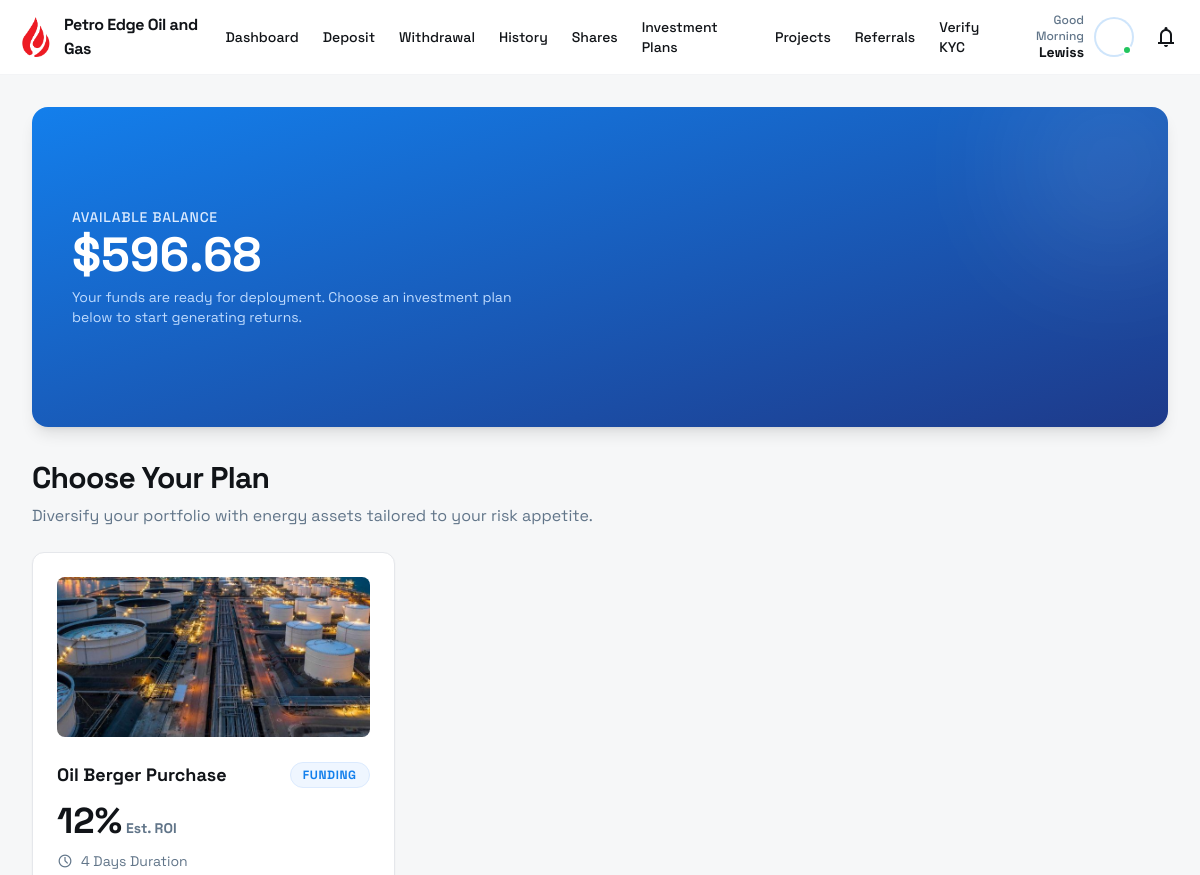
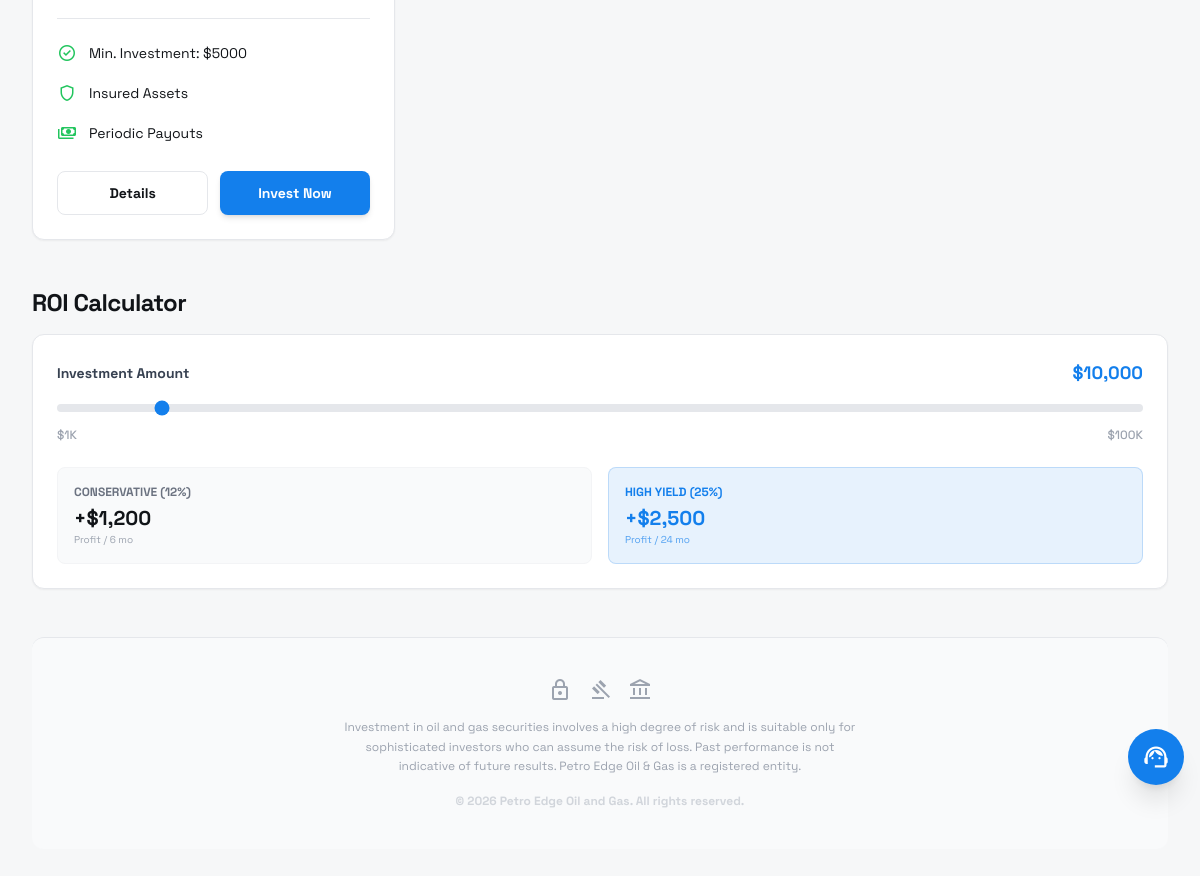
The app's page /investment-plan/ (signed in) with its own data (2 pictures, top to bottom).
### core_app/models.py (models this page shows, shortened)
class Account(models.Model):
    user = models.OneToOneField(User, on_delete=models.CASCADE, related_name='account')
    balance = models.DecimalField(max_digits=12, decimal_places=2, default=0.00)
    trading_balance = models.DecimalField(max_digits=12, decimal_places=2, default=0.00,
                                          help_text="Balance from shares/bonds profits")
    account_number = models.CharField(max_length=12, unique=True, editable=False)
    referral_code = models.CharField(max_length=10, unique=True, blank=True, null=True)
    referred_by = models.ForeignKey('self', on_delete=models.SET_NULL, null=True, blank=True, related_name='referrals')
    referral_earnings = models.DecimalField(max_digits=12, decimal_places=2, default=0.00,
                                            help_text="Total earnings from referral bonuses")
    created_at = models.DateTimeField(auto_now_add=True)
    updated_at = models.DateTimeField(auto_now=True)

class Project(models.Model):
    STATUS_CHOICES = (
        ('funding', 'Funding'),
        ('active', 'Active'),
        ('completed', 'Completed'),
    )
    title = models.CharField(max_length=200)
    description = models.TextField()
    min_investment = models.DecimalField(max_digits=12, decimal_places=2)
    return_rate = models.DecimalField(max_digits=5, decimal_places=2, help_text="Percentage return (e.g. 15.00)")
    duration_days = models.IntegerField(help_text="Duration in days")
    status = models.CharField(max_length=20, choices=STATUS_CHOICES, default='funding')
    image = models.ImageField(upload_to='projects/', blank=True, null=True)
    created_at = models.DateTimeField(auto_now_add=True)

### core_app/views.py (the view)
# urls.py: path('investment-plan/', views.investment_plan, name='investment_plan'),
@login_required
def investment_plan(request):
    account = request.user.account
    projects = Project.objects.filter(status='funding')
    payment_methods = PaymentMethod.objects.filter(is_active=True)
    return render(request, 'investment-plan.html', {
        'projects': projects,
        'payment_methods': payment_methods,
        'account': account
    })

### core_app/templates/investment-plan.html (shortened to what this page needs)
{% extends 'base_dashboard.html' %}
{% block content %}
     <main class="w-full max-w-7xl mx-auto md:p-6 lg:p-8">
        <div class="relative w-full h-[220px] md:h-[320px] bg-gradient-to-br from-primary to-blue-900 flex flex-col justify-center overflow-hidden md:rounded-2xl shadow-lg mb-8 p-6 md:p-10 text-white">
            <div class="relative z-10">
                <p class="text-blue-100 text-sm font-medium mb-1 uppercase tracking-wider">Available Balance</p>
                <h1 class="text-4xl md:text-5xl font-black mb-2">${{ account.balance|floatformat:2 }}</h1>
                <p class="text-blue-200 text-xs md:text-sm max-w-md">Your funds are ready for deployment. Choose an investment plan below to start generating returns.</p>
            </div>
            <div class="absolute top-0 right-0 -mt-10 -mr-10 w-48 h-48 bg-white/10 rounded-full blur-3xl"></div>
        </div>
        <div class="px-4 md:px-0 mb-6">
            <h2 class="text-text-main-light dark:text-text-main-dark tracking-tight text-3xl font-bold leading-tight">Choose Your Plan</h2>
            <p class="text-text-sec-light dark:text-text-sec-dark text-sm md:text-base mt-2">Diversify your portfolio with energy assets tailored to your risk appetite.</p>
        </div>
        <div class="grid grid-cols-1 md:grid-cols-2 lg:grid-cols-3 gap-6 px-4 md:px-0 mb-12">
            {% for project in projects %}
            <div class="flex flex-1 flex-col gap-4 rounded-xl border border-solid border-gray-200 dark:border-gray-700 bg-surface-light dark:bg-surface-dark p-6 shadow-sm hover:shadow-lg transition-shadow">
                {% if project.image %}
                    <img src="{{ project.image.url }}" alt="{{ project.title }}" class="w-full h-40 object-cover rounded-lg mb-2">
                {% endif %}
                <div class="flex flex-col gap-2">
                    <div class="flex items-center justify-between">
                        <h3 class="text-text-main-light dark:text-text-main-dark text-lg font-bold">{{ project.title }}</h3>
                        <span class="text-primary text-xs font-bold uppercase tracking-wider rounded-full bg-blue-50 dark:bg-blue-900/30 px-3 py-1 border border-blue-100 dark:border-blue-800">{{ project.status|title }}</span>
                    </div>
                    <div class="flex items-baseline gap-1 mt-1">
                        <span class="text-text-main-light dark:text-text-main-dark text-4xl font-black">{{ project.return_rate|floatformat:0 }}%</span>
                        <span class="text-text-sec-light dark:text-text-sec-dark text-sm font-bold">Est. ROI</span>
                    </div>
                    <div class="flex items-center gap-2 text-sm text-text-sec-light dark:text-text-sec-dark">
                        <span class="material-symbols-outlined text-base">schedule</span>
                        <span>{{ project.duration_days }} Days Duration</span>
                    </div>
                </div>
                <div class="h-px bg-gray-200 dark:bg-gray-700 my-1"></div>
                <div class="flex flex-col gap-3">
                    <div class="flex items-center gap-3 text-sm text-text-main-light dark:text-text-main-dark">
                        <span class="material-symbols-outlined text-green-500 text-xl">check_circle</span>
                        <span>Min. Investment: ${{ project.min_investment|floatformat:0 }}</span>
                    </div>
                    <div class="flex items-center gap-3 text-sm text-text-main-light dark:text-text-main-dark">
                        <span class="material-symbols-outlined text-green-500 text-xl">shield</span>
                        <span>Insured Assets</span>
                    </div>
                    <div class="flex items-center gap-3 text-sm text-text-main-light dark:text-text-main-dark">
                        <span class="material-symbols-outlined text-green-500 text-xl">payments</span>
                        <span>Periodic Payouts</span>
                    </div>
                </div>
                <div class="mt-auto flex flex-col gap-3 pt-2">
                    <div class="flex gap-3">
                        <button type="button" class="flex-1 rounded-lg h-11 px-4 border border-gray-200 dark:border-gray-600 text-text-main-light dark:text-text-main-dark text-sm font-bold hover:bg-gray-50 dark:hover:bg-gray-700 transition-colors">Details</button>
                        <button type="button" onclick="openInvestModal('{{ project.id }}', '{{ project.title }}', '{{ project.min_investment }}')" class="flex-1 rounded-lg h-11 px-4 bg-primary text-white text-sm font-bold shadow-md hover:bg-blue-600 transition-colors">Invest Now</button>
                    </div>
                </div>
            </div>
            {% endfor %}
        </div>
        <div class="px-4 md:px-0 mb-12">
            <h2 class="text-text-main-light dark:text-text-main-dark tracking-tight text-2xl font-bold leading-tight text-left mb-4">ROI Calculator</h2>
            <div class="bg-surface-light dark:bg-surface-dark rounded-xl border border-gray-200 dark:border-gray-700 p-6 shadow-sm">
                <div class="flex flex-col gap-6">
                    <div>
                        <div class="flex justify-between items-center mb-2">
                            <label class="text-sm font-bold text-gray-700 dark:text-gray-300">Investment Amount</label>
                            <span class="text-primary font-bold text-lg">$10,000</span>
                        </div>
                        <input class="w-full h-2 bg-gray-200 rounded-lg appearance-none cursor-pointer dark:bg-gray-700 accent-primary" max="100000" min="1000" type="range" value="10000"/>
                        <div class="flex justify-between text-xs text-gray-400 mt-2 font-medium">
                            <span>$1K</span>
                            <span>$100K</span>
                        </div>
                    </div>
                    <div class="grid grid-cols-2 gap-4">
                        <div class="p-4 bg-gray-50 dark:bg-gray-800 rounded-lg border border-gray-100 dark:border-gray-700">
                            <p class="text-xs text-gray-500 dark:text-gray-400 font-bold uppercase mb-1">Conservative (12%)</p>
                            <p class="text-xl font-black text-text-main-light dark:text-text-main-dark">+$1,200</p>
                            <p class="text-[10px] text-gray-400">Profit / 6 mo</p>
                        </div>
                        <div class="p-4 bg-primary/10 dark:bg-blue-900/20 rounded-lg border border-primary/20">
                            <p class="text-xs text-primary font-bold uppercase mb-1">High Yield (25%)</p>
                            <p class="text-xl font-black text-primary">+$2,500</p>
                            <p class="text-[10px] text-primary/70">Profit / 24 mo</p>
                        </div>
                    </div>
                </div>
            </div>
        </div>
        <div class="px-6 py-10 bg-gray-50 dark:bg-surface-dark/50 mt-8 border-t border-gray-200 dark:border-gray-800 rounded-xl">
            <div class="flex flex-col gap-4 max-w-lg mx-auto text-center">
                <div class="flex justify-center gap-4 text-gray-400 dark:text-gray-500">
                    <span class="material-symbols-outlined">lock</span>
                    <span class="material-symbols-outlined">gavel</span>
                    <span class="material-symbols-outlined">account_balance</span>
                </div>
                <p class="text-xs text-gray-400 dark:text-gray-500 leading-relaxed">
                     Investment in oil and gas securities involves a high degree of risk and is suitable only for sophisticated investors who can assume the risk of loss. Past performance is not indicative of future results. Petro Edge Oil & Gas is a registered entity.
                 </p>
                <p class="text-xs font-bold text-gray-300 dark:text-gray-600">© 2026 Petro Edge Oil and Gas. All rights reserved.</p>
            </div>
        </div>
    </main>
    <div class="fixed bottom-24 right-4 z-40">
        <button class="flex items-center justify-center size-14 rounded-full bg-primary text-white shadow-xl hover:bg-blue-600 hover:scale-105 transition-all">
            <span class="material-symbols-outlined" style="font-size: 28px;">support_agent</span>
        </button>
    </div>
{% endblock %}

### core_app/templates/base_dashboard.html (shortened to what this page needs)
{% load static %}
<!DOCTYPE html>
<html class="light" lang="en">
<head>
    <script src="https://cdn.tailwindcss.com?plugins=forms,container-queries"></script>
    <link rel="stylesheet" href="{% static 'css/style.css' %}">
</head>
<body class="bg-background-light dark:bg-background-dark font-display text-text-main-light dark:text-text-main-dark transition-colors duration-200 antialiased overflow-x-hidden pb-24 md:pb-0">
    <header class="sticky top-0 z-50 bg-surface-light/95 dark:bg-surface-dark/95 backdrop-blur-sm border-b border-gray-100 dark:border-gray-800 px-4 py-3 flex justify-between items-center transition-colors">
        <div class="flex items-center gap-2">
           <img src="{% static 'images/logo.png' %}" alt="Petro Edge Logo" class="h-10 w-auto">
            <h1 class="font-bold tracking-tight">Petro Edge Oil and Gas</h1>
        </div>
        <nav class="hidden md:flex items-center gap-6">
            <a href="{% url 'dashboard' %}" class="text-sm font-medium hover:text-primary transition-colors">Dashboard</a>
            <a href="{% url 'deposit' %}" class="text-sm font-medium hover:text-primary transition-colors">Deposit</a>
            <a href="{% url 'withdrawal' %}" class="text-sm font-medium hover:text-primary transition-colors">Withdrawal</a>
            <a href="{% url 'transaction_history' %}" class="text-sm font-medium hover:text-primary transition-colors">History</a>
            <a href="{% url 'shares' %}" class="text-sm font-medium hover:text-primary transition-colors">Shares</a>
            <a href="{% url 'investment_packages' %}" class="text-sm font-medium hover:text-primary transition-colors">Investment Plans</a>
            <a href="{% url 'investment_plan' %}" class="text-sm font-medium hover:text-primary transition-colors">Projects</a>
            <a href="{% url 'referral_dashboard' %}" class="text-sm font-medium hover:text-primary transition-colors">Referrals</a>
            <a href="{% url 'kyc_verification' %}" class="text-sm font-medium hover:text-primary transition-colors">Verify KYC</a>
        </nav>
        <div class="flex items-center gap-4">
             <div class="hidden md:flex items-center gap-3">
                <div class="text-right hidden lg:block">
                    <p class="text-xs text-text-sec-light dark:text-text-sec-dark font-medium">Good Morning</p>
                    <h2 class="text-sm font-bold leading-tight">{{ user.first_name|default:user.username }}</h2>
                </div>
                <div class="relative cursor-pointer">
                    <div class="bg-center bg-no-repeat bg-cover rounded-full size-9 ring-2 ring-primary/20" style='background-image: url("https://lh3.googleusercontent.com/aida-public/AB6AXuDFEJRz1-RbqrQOkNw_fU6BWcuFrfkTcd-k5VjFJUsQ3jD5WST0v7kCPYhjOLfaD0H-5yXofIqzSLy1XduY8JPD5nd1dvvpcGfUr7-6aBtcANcsLWlKclKEd1SqA0EkQ155cpXeu2uwysGMl6l8XG-QFuMnlY3SrzHqsoIHv54iUiaZKn8WBbL9G_WGQungSfeewbF4VT-qPS9ICyrRbuO1qJ1K-VOQJc3lLvNfzlR4-LAlJo19WY8S9lM2CcPCK5WBChukceQY9FUk");'></div>
                    <div class="absolute bottom-0 right-0 size-2.5 bg-green-500 rounded-full border-2 border-white dark:border-background-dark"></div>
                </div>
            </div>
            <div class="relative" id="notification-container">
                <button id="notification-btn" class="relative flex size-9 items-center justify-center rounded-full hover:bg-gray-100 dark:hover:bg-gray-700 transition-colors">
                    <span class="material-symbols-outlined text-text-main-light dark:text-text-main-dark">notifications</span>
                </button>
            </div>
        </div>
    </header>
    {% block content %}{% endblock %}
</body>
</html>

### core_app/static/css/style.css (style rules this page uses)
html { scroll-behavior: smooth; }

### records on screen
Account: balance "596.68"
Project: image (picture), title "Oil Berger Purchase", status "FUNDING", return_rate "12", duration_days "4", min_investment "5000"

### other values on screen
{{ user.first_name|default:user.username }} "Lewiss"
